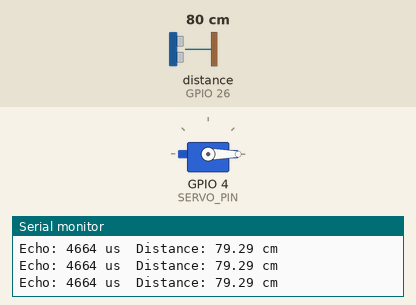
The sketch below on a simulated ESP32. Shown: servo, the last lines printed to the serial monitor. Wiring (inferred from the names in the program): ultrasonic range finder: trigger GPIO 19; echo GPIO 26. Inputs (shaded band) come from the test bench; at power-on: distance to the obstacle (sensor on GPIO 26) 80 cm. The echo pulse lasts 58.3 µs per cm.

Above: at 4.7 s.
4.8 s: distance to the obstacle (sensor on GPIO 26) set to 18 cm
6.3 s: distance to the obstacle (sensor on GPIO 26) set to 14 cm
At 7.0 s:
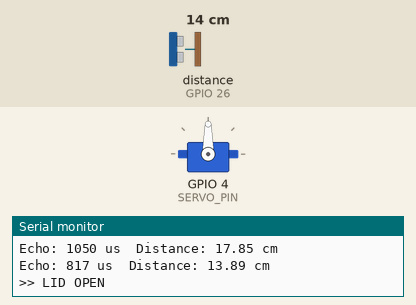
7.8 s: distance to the obstacle (sensor on GPIO 26) set to 35 cm
At 10.5 s:
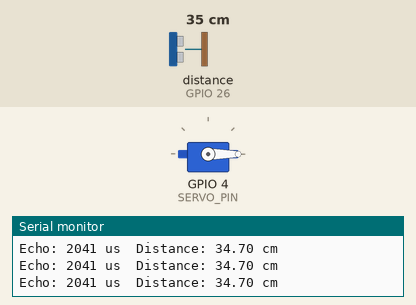
10.8 s: distance to the obstacle (sensor on GPIO 26) set to 2 cm
At 12.4 s:
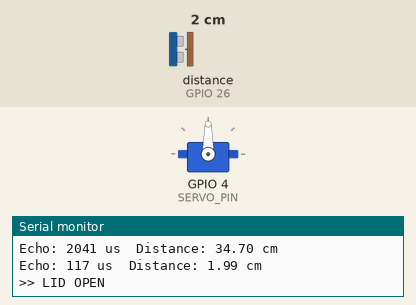
Timing chart, 0 to 13.4 s (numbered marks = the images above; inputs shaded):
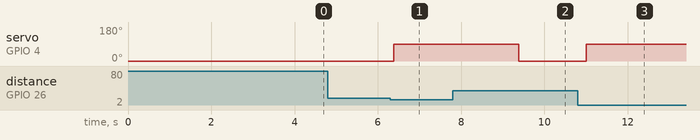

Measured:
- the behaviour switches between 16 and 15 cm on distance to the obstacle (sensor on GPIO 26) (found by bisection; images 0 and 1)
- after the input at 6.3 s, servo on GPIO 4 (SERVO_PIN): 0° → 90° after 0.08 s
- after the input at 7.8 s, servo on GPIO 4 (SERVO_PIN): goes on until 9.4 s, then stays 0°
- after the input at 10.8 s, servo on GPIO 4 (SERVO_PIN): 0° → 90° after 0.20 s

The sketch:

smart_bin.ino
```cpp
/*
 * Smart Bin - Smart Country Project
 * Gateway College Colombo
 * Board: Magicbit NEO (ESP32)
 *
 * Wiring:
 *   HC-SR04 TRIG  -> Pin 26
 *   HC-SR04 ECHO  -> Pin 19
 *   HC-SR04 VCC   -> 5V
 *   HC-SR04 GND   -> GND
 *
 *   SG90 Servo signal -> Pin 4
 *   SG90 Servo VCC    -> 5V
 *   SG90 Servo GND    -> GND
 */

#include <ESP32Servo.h>

// --- HC-SR04 Ultrasonic Sensor ---
#define TRIG_PIN  19
#define ECHO_PIN  26

// --- SG90 Servo ---
#define SERVO_PIN  4
Servo lid;

// --- Settings ---
#define OPEN_DISTANCE  15
#define LID_OPEN_ANGLE  90
#define LID_CLOSED_ANGLE  0
#define OPEN_TIME  3000

bool lidOpen = false;

void setup() {
  Serial.begin(115200);
  delay(1000);

  pinMode(TRIG_PIN, OUTPUT);
  pinMode(ECHO_PIN, INPUT);
  digitalWrite(TRIG_PIN, LOW);

  lid.attach(SERVO_PIN);
  lid.write(LID_CLOSED_ANGLE);

  Serial.println("=== SMART BIN ===");
  Serial.println("Testing sensor...");

  // Quick test - 5 readings
  for (int i = 0; i < 5; i++) {
    digitalWrite(TRIG_PIN, LOW);
    delayMicroseconds(5);
    digitalWrite(TRIG_PIN, HIGH);
    delayMicroseconds(10);
    digitalWrite(TRIG_PIN, LOW);

    long d = pulseIn(ECHO_PIN, HIGH, 100000);
    Serial.print("Raw echo: ");
    Serial.print(d);
    Serial.print(" us -> ");
    Serial.print(d * 0.034 / 2);
    Serial.println(" cm");
    delay(500);
  }

  Serial.println("Starting main loop...");
}

void loop() {
  digitalWrite(TRIG_PIN, LOW);
  delayMicroseconds(5);
  digitalWrite(TRIG_PIN, HIGH);
  delayMicroseconds(10);
  digitalWrite(TRIG_PIN, LOW);

  long duration = pulseIn(ECHO_PIN, HIGH, 100000);
  float distance = duration * 0.034 / 2;

  Serial.print("Echo: ");
  Serial.print(duration);
  Serial.print(" us  Distance: ");
  Serial.print(distance);
  Serial.println(" cm");

  if (distance > 0 && distance < OPEN_DISTANCE && !lidOpen) {
    Serial.println(">> LID OPEN");
    lid.write(LID_OPEN_ANGLE);
    lidOpen = true;
    delay(OPEN_TIME);
    Serial.println(">> LID CLOSED");
    lid.write(LID_CLOSED_ANGLE);
    lidOpen = false;
  }

  delay(200);
}
```
